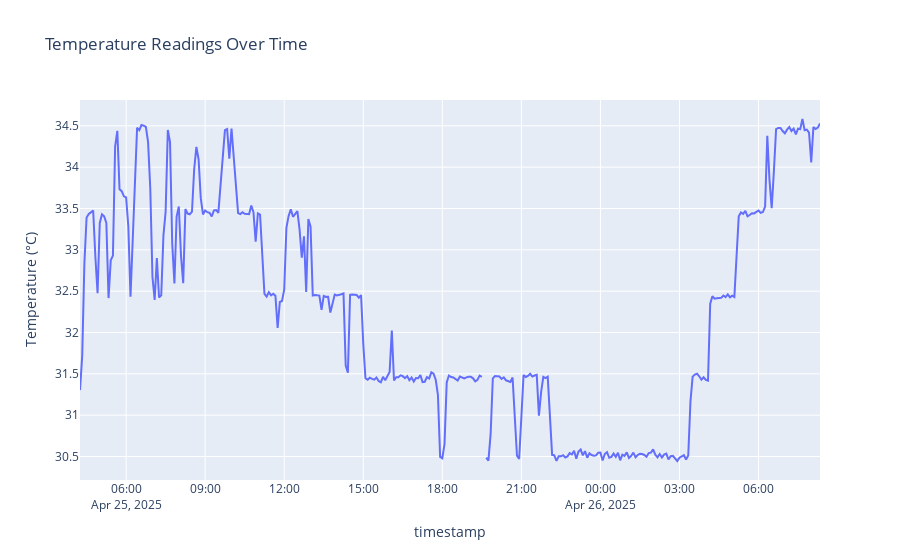

Notebook code for this chart:
### Code cell
fig = px.line(
    df5_downsampled,
    x=df5_downsampled.index,
    y="temperature",
    labels={"temperature": "Temperature (°C)", "index": "Time"},
    title="Temperature Readings Over Time"
)
fig.show()

### Figure 1 — Plotly figure (JSON) as saved in the notebook; plotly's stock layout.template omitted (floating-point values rounded to 4 significant figures; data arrays with more than 128 entries replaced by an {"elided": "..."} marker saying what was removed)
{"data": [{"hovertemplate": "timestamp=%{x}<br>Temperature (°C)=%{y}<extra></extra>", "legendgroup": "", "line": {"color": "#636efa", "dash": "solid"}, "marker": {"symbol": "circle"}, "mode": "lines", "name": "", "orientation": "v", "showlegend": false, "type": "scatter", "x": {"elided": "338 str values"}, "xaxis": "x", "y": {"elided": "338 float values"}, "yaxis": "y"}], "layout": {"legend": {"tracegroupgap": 0}, "title": {"text": "Temperature Readings Over Time"}, "xaxis": {"anchor": "y", "domain": [0, 1], "title": {"text": "timestamp"}}, "yaxis": {"anchor": "x", "domain": [0, 1], "title": {"text": "Temperature (°C)"}}}}
